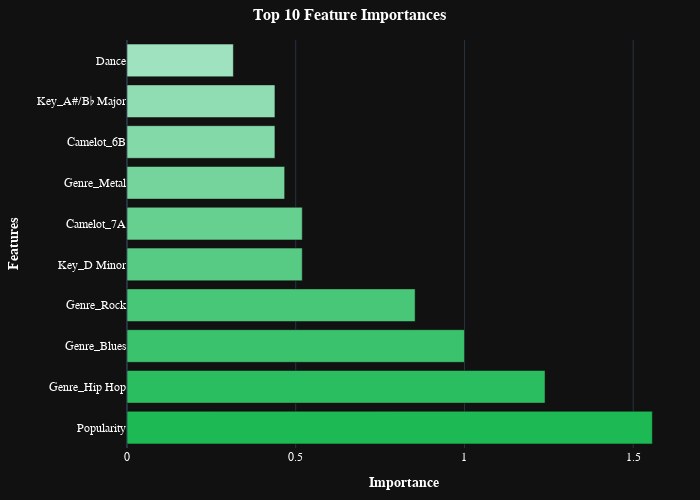

The cell this chart's notebook holds for it:
### Markdown cell above
### Feature Importance Plot (SVM)

### Code cell
plot_linear_feature_importance(svm_model)

### Figure 1 — Plotly figure (JSON) as saved in the notebook; plotly's stock layout.template omitted (floating-point values rounded to 4 significant figures)
{"data": [{"marker": {"color": ["#1DB954", "#2BBE60", "#3AC26C", "#48C778", "#57CB84", "#65D08F", "#74D49B", "#83D9A7", "#91DDB3", "#9FE2BF"]}, "orientation": "h", "type": "bar", "x": [1.557, 1.239, 1, 0.8538, 0.5193, 0.5193, 0.4672, 0.4384, 0.4384, 0.3152], "y": ["Popularity", "Genre_Hip Hop", "Genre_Blues", "Genre_Rock", "Key_D Minor", "Camelot_7A", "Genre_Metal", "Camelot_6B", "Key_A#/B♭ Major", "Dance"]}], "layout": {"font": {"color": "white", "family": "Arial, sans-serif", "size": 12}, "height": 500, "hoverlabel": {"font": {"color": "white"}}, "margin": {"b": 20, "l": 100, "r": 20, "t": 40}, "title": {"font": {"color": "white", "family": "Arial, sans-serif", "size": 16}, "text": "<b>Top 10 Feature Importances</b>", "x": 0.5}, "width": 700, "xaxis": {"title": {"font": {"color": "white", "family": "Arial, sans-serif", "size": 14}, "text": "<b>Importance</b>"}}, "yaxis": {"title": {"font": {"color": "white", "family": "Arial, sans-serif", "size": 14}, "text": "<b>Features</b>"}}}}
